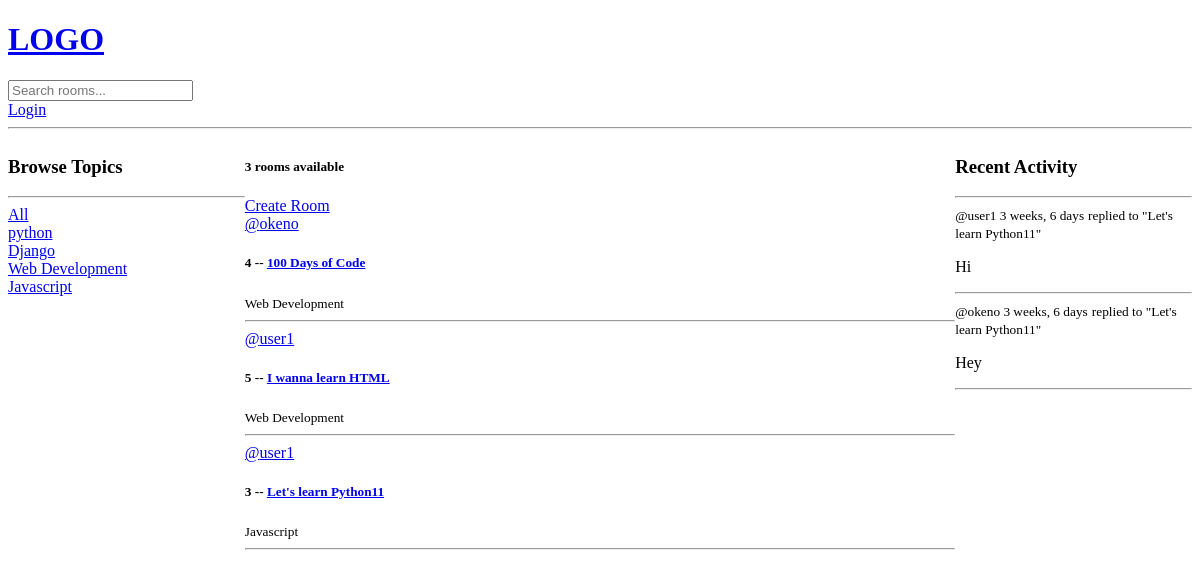
/, run on an earlier commit of the app's database.
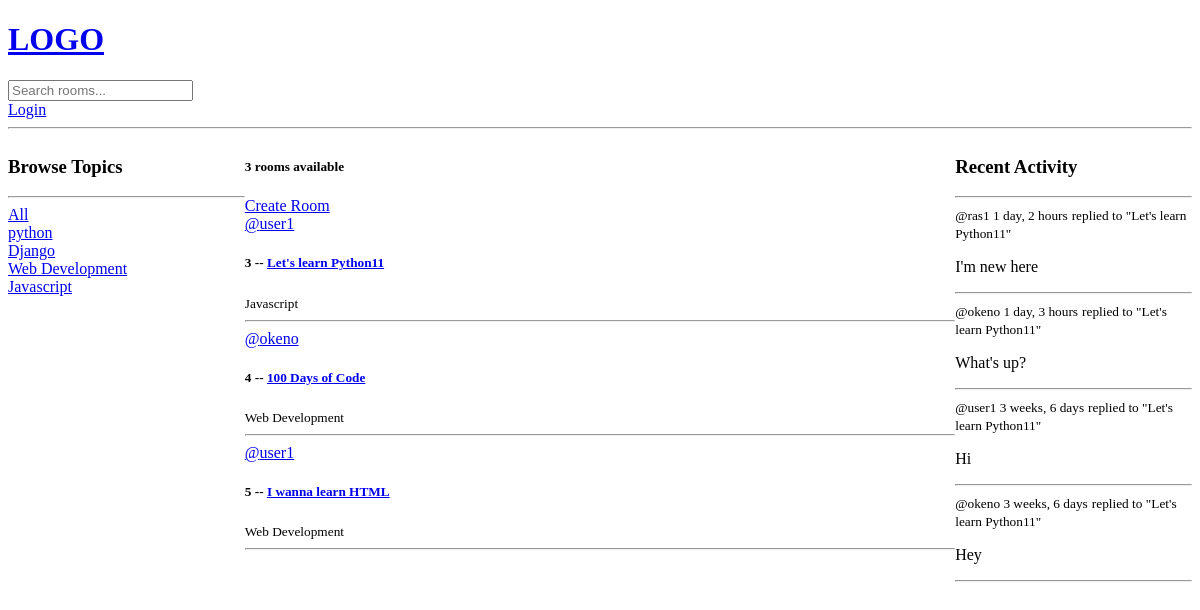
And on a later commit of the database.
### base/models.py (models this page shows, shortened)
class Topic(models.Model):
    name = models.CharField(max_length=200)

class Room(models.Model):
    host = models.ForeignKey(User,on_delete=models.SET_NULL,null=True)
    topic = models.ForeignKey(Topic,on_delete=models.SET_NULL,null=True)
    name = models.CharField(max_length=200)
    description = models.TextField(null=True, blank=True)
    participants = models.ManyToManyField(User, related_name='participants',blank=True)
    updated = models.DateTimeField(auto_now = True)
    created = models.DateTimeField(auto_now_add = True)
    class Meta:
        ordering = ['-updated','-created']
    def __str__(self):
        return self.name

class Message(models.Model):
    user = models.ForeignKey(User,on_delete=models.CASCADE)
    room = models.ForeignKey(Room, on_delete=models.CASCADE)
    body = models.TextField()
    updated = models.DateTimeField(auto_now = True)
    created = models.DateTimeField(auto_now_add=True)
    class Meta:
        ordering = ['-updated','-created']

### base/views.py (the view)
# urls.py: path('',views.home,name='home'),
def home(request):
    q = request.GET.get('q') if request.GET.get('q') != None else ''
    rooms = Room.objects.filter(
        Q(topic__name__icontains=q) |
        Q(name__icontains=q) |
        Q(description__icontains=q)
    )
    topics = Topic.objects.all()
    room_count = rooms.count()
    room_messages = Message.objects.filter(Q(room__topic__name__icontains=q))
    context = {'rooms':rooms, 'topics':topics,'room_count':room_count,'room_messages':room_messages}
    return render(request, 'base/home.html',context)

### base/templates/base/home.html (shortened to what this page needs)
{% extends 'main.html' %}
{% block content%}
<div class="home-container">
    <div>
       {% include 'base/topics_component.html'%}
    </div>
    <div>
        <h5>{{room_count}} rooms available</h5>
        <a href="{% url 'create-room' %}">Create Room</a>
        {%include 'base/feed_component.html'%}
    </div>
    <div>
        {% include 'base/activity_component.html' %}
    </div>
</div>
{% endblock content%}

### base/templates/base/topics_component.html
<h3>Browse Topics</h3>
<hr>
<div>
    <a href="{% url 'home' %}">All</a>
</div>
{% for topic in topics %}
    <div>
        <a href="{% url 'home' %}?q={{topic.name}}">{{topic.name}}</a>
    </div>
{% endfor %}

### base/templates/base/feed_component.html (shortened to what this page needs)
<div>
    {% for room in rooms %}
        <div>
            <a href="{%url 'user-profile' room.host.id%}">@{{room.host.username}}</a>
            <h5>{{room.id}} -- <a href="{% url 'room' room.id %}">{{room.name}}</a></h5>
            <small>{{room.topic.name}}</small>
            <hr>
        </div>
    {% endfor %}
</div>

### base/templates/base/activity_component.html (shortened to what this page needs)
<h3>Recent Activity</h3>
<hr>
{% for message in room_messages %}
<div>
    <small>@{{message.user}} {{message.created|timesince}}</small>
    <small>replied to "{{message.room}}"</small>
    <p>{{message.body}}</p>
    <hr>
</div>
{% endfor %}

What changed in the data, as far as the page shows it:
changed Room "Let's learn Python11": moves up the list
added Message: user "ras1", created "1 day, 2 hours", room "Let's learn Python11", body "I'm new here"
added Message: user "okeno", created "1 day, 3 hours", room "Let's learn Python11", body "What's up?"
